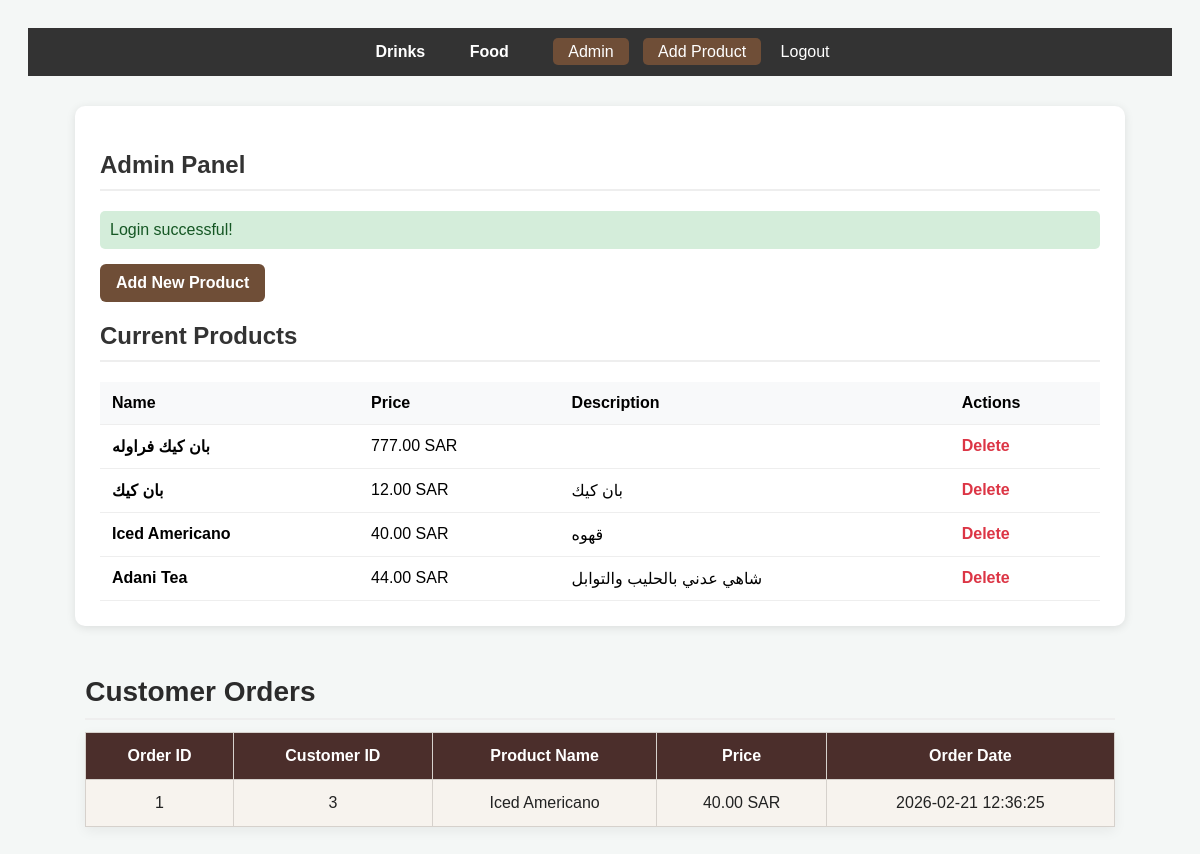
/admin.php (signed in), run on the app's committed database.
### tables this page shows
CREATE TABLE `products` (
  `id` int(11) NOT NULL,
  `name` varchar(100) NOT NULL,
  `description` text DEFAULT NULL,
  `price` decimal(10,2) NOT NULL,
  `created_at` timestamp NOT NULL DEFAULT current_timestamp(),
  `image_url` varchar(255) DEFAULT 'default.jpg',
  `category` varchar(20) DEFAULT 'drink'
);

CREATE TABLE `orders` (
  `id` int(11) NOT NULL,
  `user_id` int(11) DEFAULT NULL,
  `product_name` varchar(100) DEFAULT NULL,
  `price` decimal(10,2) DEFAULT NULL,
  `order_date` timestamp NOT NULL DEFAULT current_timestamp()
);

### admin.php (the view, shortened to what this page needs)
<?php
require_once 'connection.php';
$successMessage = '';
if (isset($_SESSION['success_message'])) {
    $successMessage = $_SESSION['success_message'];
}
$result = false;
$products_stmt = $conn->prepare("SELECT * FROM products ORDER BY id DESC");
if ($products_stmt) {
    $products_stmt->execute();
    $result = $products_stmt->get_result();
}
?>
<!DOCTYPE html>
<html lang="en" dir="ltr">
<head>
</head>
<body>
<?php include 'navbar.php'; ?>
<div class="container">
    <h2>Admin Panel</h2>
    <?php if (!empty($successMessage)): ?>
        <div class="alert alert-success"><?php echo htmlspecialchars($successMessage); ?></div>
    <?php endif; ?>
    <div class="dashboard-actions">
        <a href="add_product.php" class="add-product-link">Add New Product</a>
    </div>
    <h2>Current Products</h2>
    <table>
        <thead>
            <tr>
                <th>Name</th>
                <th>Price</th>
                <th>Description</th>
                <th>Actions</th>
            </tr>
        </thead>
        <tbody>
            <?php while($result && ($row = $result->fetch_assoc())): ?>
            <tr>
                <td><strong><?= htmlspecialchars($row['name']) ?></strong></td>
                <td><?= htmlspecialchars($row['price']) ?> SAR</td>
                <td><?= htmlspecialchars($row['description']) ?></td>
                <td>
                    <a href="admin.php?delete_id=<?= (int) $row['id'] ?>"
                       class="btn-delete"
                       onclick="return confirm('Are you sure you want to delete this drink?')">Delete</a>
                </td>
            </tr>
            <?php endwhile; ?>
        </tbody>
    </table>
</div>
</body>
</html>
<h2 class="customer-orders-title">Customer Orders</h2>
<table class="customer-orders-table">
    <tr>
        <th>Order ID</th>
        <th>Customer ID</th>
        <th>Product Name</th>
        <th>Price</th>
        <th>Order Date</th>
    </tr>
    <?php
    $order_stmt = $conn->prepare("SELECT * FROM orders ORDER BY order_date DESC");
    $order_result = false;
    if ($order_stmt) {
        $order_stmt->execute();
        $order_result = $order_stmt->get_result();
    }
    while($order_result && ($order = mysqli_fetch_assoc($order_result))) {
        echo "<tr>
                <td>" . htmlspecialchars($order['id']) . "</td>
                <td>" . htmlspecialchars($order['user_id']) . "</td>
                <td>" . htmlspecialchars($order['product_name']) . "</td>
                <td>" . htmlspecialchars($order['price']) . " SAR</td>
                <td>" . htmlspecialchars($order['order_date']) . "</td>
              </tr>";
    }
    ?>
</table>

### navbar.php (shortened to what this page needs)
<?php
$isLoggedIn = !empty($_SESSION['logged_in']);
$isAdmin    = $isLoggedIn && (($_SESSION['role'] ?? '') === 'admin');
?>
<nav style="background: #333; padding: 15px; text-align: center; margin-bottom: 30px; font-family: Arial, sans-serif;">
    <a href="index.php" style="color: white; margin: 0 20px; text-decoration: none; font-weight: bold;"> Drinks</a>
    <a href="food.php" style="color: white; margin: 0 20px; text-decoration: none; font-weight: bold;"> Food</a>
    <?php if ($isAdmin): ?>
        <a href="admin.php" style="background: #6F4E37; color: white; padding: 5px 15px; border-radius: 5px; text-decoration: none; margin-left: 20px;">Admin</a>
        <a href="add_product.php" style="background: #6F4E37; color: white; padding: 5px 15px; border-radius: 5px; text-decoration: none; margin-left: 10px;">Add Product</a>
    <?php endif; ?>
    <?php if ($isLoggedIn): ?>
        <a href="logout.php" style="color: white; margin: 0 15px; text-decoration: none;">Logout</a>
    <?php endif; ?>
</nav>

### admin.php (style rules this page uses)
body { font-family: sans-serif; background: #f4f7f6; padding: 20px; }
.container { max-width: 1000px; margin: auto; background: #fff; padding: 25px; border-radius: 10px; box-shadow: 0 2px 10px rgba(0,0,0,0.1); }
h2 { border-bottom: 2px solid #eee; padding-bottom: 10px; color: #333; }
.btn-delete { color: #dc3545; text-decoration: none; font-weight: bold; }
table { width: 100%; border-collapse: collapse; margin-top: 10px; }
th, td { padding: 12px; text-align: left; border-bottom: 1px solid #eee; }
th { background: #f8f9fa; }
.alert { padding: 10px; border-radius: 5px; margin-bottom: 15px; }
.alert-success { background: #d4edda; color: #155724; }
.dashboard-actions { margin-bottom: 18px; }
.add-product-link { display: inline-block; background: #6F4E37; color: white; text-decoration: none; padding: 10px 16px; border-radius: 6px; font-weight: bold; }
.customer-orders-title { width: 90%; margin: 50px auto 12px; color: #2b2b2b; font-family: Arial, sans-serif; font-size: 28px; font-weight: 700; text-align: left; }
.customer-orders-table { width: 90%; margin: 0 auto 30px; border-collapse: collapse; background: #ffffff; border: 1px solid #d6d1cc; box-shadow: 0 4px 12px rgba(0, 0, 0, 0.06); }
.customer-orders-table th, .customer-orders-table td { padding: 14px 12px; border: 1px solid #d6d1cc; text-align: center; color: #222; font-family: Arial, sans-serif; }
.customer-orders-table th { background-color: #4B2E2B; color: #ffffff; font-weight: 700; }
.customer-orders-table tbody tr:nth-child(odd) { background-color: #ffffff; }
.customer-orders-table tbody tr:nth-child(even) { background-color: #f7f3ee; }

### data on the page
products: name "بان كيك فراوله", price "777.00"
products: name "بان كيك", price "12.00", description "بان كيك"
products: name "Iced Americano", price "40.00", description "قهوه"
products: name "Adani Tea", price "44.00", description "شاهي عدني بالحليب والتوابل"
orders: id "1", user "3", product_name "Iced Americano", price "40.00", order_date "2026-02-21 12:36:25"

### other printed values
$successMessage "Login successful!"
